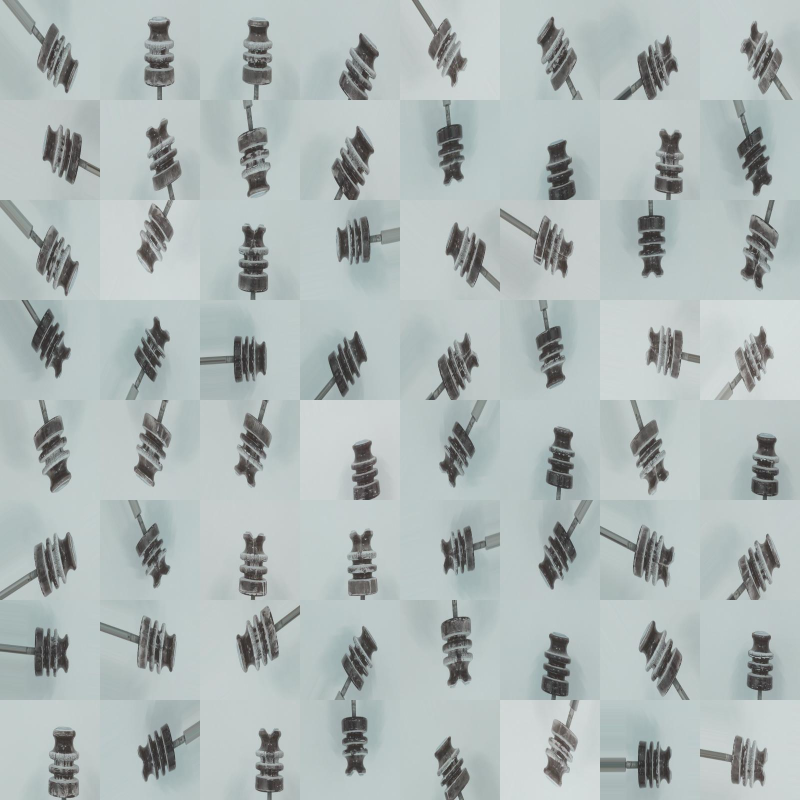
#> input picture Collage.jpg, 1600 x 1600 px (shown at 1/2 size)
$ python -i pre_processing.py   (imports and definitions only)   (older library calls are emulated)
#> lines starting #> are read from the running program, lines starting #| are printed output that depends on the picture; after the words box and inside, x2 and y2 are one past the last pixel; in counts of white or black regions, pixels touching at a corner belong together
import cv2
import mahotas

class Pre_processing:
    def __init__(self, image_path: str, scale_percent: int = 20):
#> called with image_path = '../Collage.jpg', scale_percent = 20
        self.img = cv2.imread(image_path)
#> self.img is the input picture: shape (1600, 1600, 3); mean B, G, R 182.5, 183.3, 173.7
        self.scale_percent = scale_percent

    def operate(self, resize_only: bool = False):
        self.resize_input()
        if resize_only:
            self.results = [self.resized_img]
        else:
            self.filters_step()
            self.results = [self.adap_thresh, self.bin_thresh, self.canny, self.othresh, self.sobel]
        return self.results

    def resize_input(self):
        width = self.img.shape[1] * self.scale_percent // 100
#> width = 320
        height = self.img.shape[0] * self.scale_percent // 100
#> height = 320
        self.resized_img = cv2.resize(self.img, (width, height), interpolation = cv2.INTER_AREA)

    def filters_step(self, **kwargs) -> None:
        gray_img = cv2.cvtColor(self.resized_img, cv2.COLOR_BGR2GRAY)
        gaussian_ksize = kwargs.get("gaussian_ksize", 3)
        blur_img = cv2.GaussianBlur(gray_img, (gaussian_ksize,gaussian_ksize), cv2.BORDER_DEFAULT)

        # Apply Sobel filter
        sobel_ksize = kwargs.get("sobel_ksize", 3)
        grad_x = cv2.Sobel(blur_img, cv2.CV_64F, 1, 0, ksize = sobel_ksize)
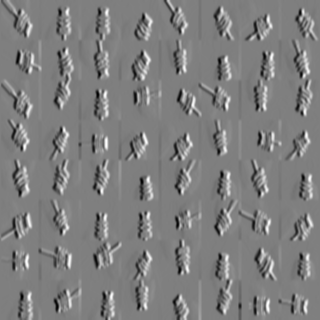
#> grad_x: shape (320, 320) float64; min -358, max 359, mean 0.3; drawn with min black and max white
        grad_y = cv2.Sobel(blur_img, cv2.CV_64F, 0, 1, ksize = sobel_ksize)
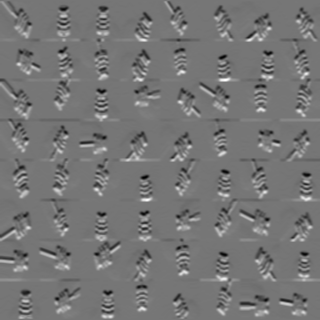
#> grad_y: shape (320, 320) float64; min -326, max 377, mean -0.2; drawn with min black and max white
        abs_grad_x = cv2.convertScaleAbs(grad_x)
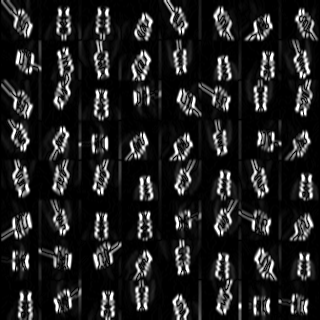
#> abs_grad_x: shape (320, 320); min 0, max 255, mean 32.5
        abs_grad_y = cv2.convertScaleAbs(grad_y)
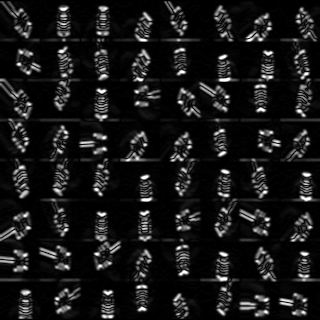
#> abs_grad_y: shape (320, 320); min 0, max 255, mean 23.6
        self.sobel = cv2.addWeighted(abs_grad_x, 0.5, abs_grad_y, 0.5, 0)
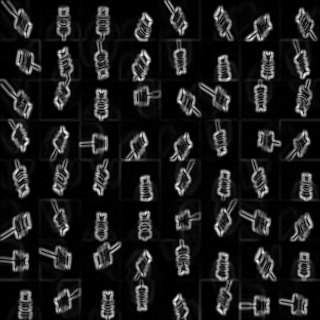
#> self.sobel: shape (320, 320); min 0, max 246, mean 28.1

        # Apply Cany filter
        canny_low_th = kwargs.get("canny_lower", 50)
        canny_upper_th = kwargs.get("canny_upper", 150)
        self.canny = cv2.Canny(blur_img, canny_low_th, canny_upper_th)
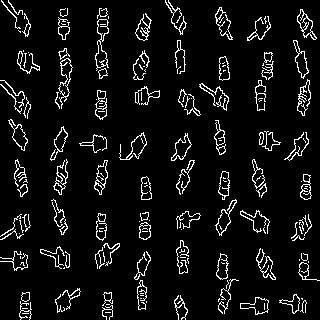
#> self.canny: shape (320, 320); 7.1% white in thin lines or dots

        # Apply Binary Threshold
        bin_th_val = kwargs.get("bin_thresh", 127)
        self.bin_thresh = cv2.threshold(blur_img, bin_th_val, 255, cv2.THRESH_BINARY)[1]
#> self.bin_thresh: shape (320, 320); 89.1% white; 104 black regions (14 under 20 px), largest, box (x1, y1, x2, y2) and area: (241, 297, 268, 315) 232, (127, 134, 146, 159) 223, (10, 121, 28, 150) 219
        self.bin_thresh = cv2.bitwise_not(self.bin_thresh)

        # Apply Adaptative Gaussian Threshold
        self.adap_thresh = cv2.adaptiveThreshold(blur_img, 255, cv2.ADAPTIVE_THRESH_GAUSSIAN_C, cv2.THRESH_BINARY, 11 ,2)
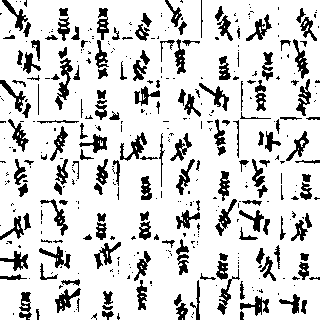
#> self.adap_thresh: shape (320, 320); 83% white; 398 black regions (239 under 20 px), largest, box (x1, y1, x2, y2) and area: (55, 58, 73, 110) 334, (120, 132, 147, 161) 274, (55, 288, 81, 313) 252
        self.adap_thresh = cv2.bitwise_not(self.adap_thresh)

        # othresh = cv2.threshold(img_blur, 0, 255, cv2.THRESH_BINARY + cv2.THRESH_OTSU)
        T = mahotas.rc(blur_img)
        thresh = gray_img
        thresh[thresh < T] =0
        thresh[thresh > T] =255
        self.othresh = cv2.bitwise_not(thresh)

    def imshow(self):
        cv2.imshow("adaptive", self.adap_thresh)
        cv2.imshow("sobel", self.sobel)
        cv2.imshow("canny", self.canny)
        cv2.imshow("bin", self.bin_thresh)
        cv2.imshow("UWU", self.othresh)
        cv2.waitKey(0)
        cv2.destroyAllWindows()

>>> result = Pre_processing('../Collage.jpg').operate()
#> (the call stopped at in filters_step, `T = mahotas.rc(blur_img)`: mahotas is not available in this run)
#> (the run stopped early here; a loop or call above may not have finished)
